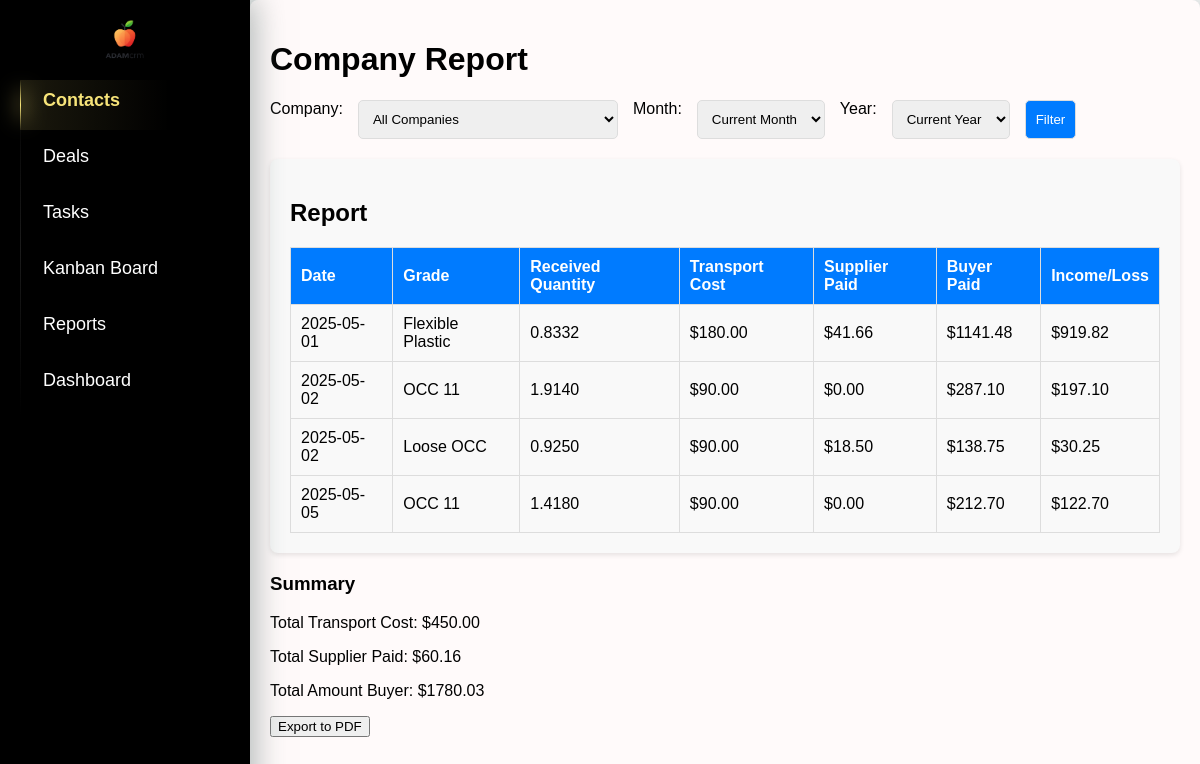
/reports/company/, run on an earlier commit of the app's database.
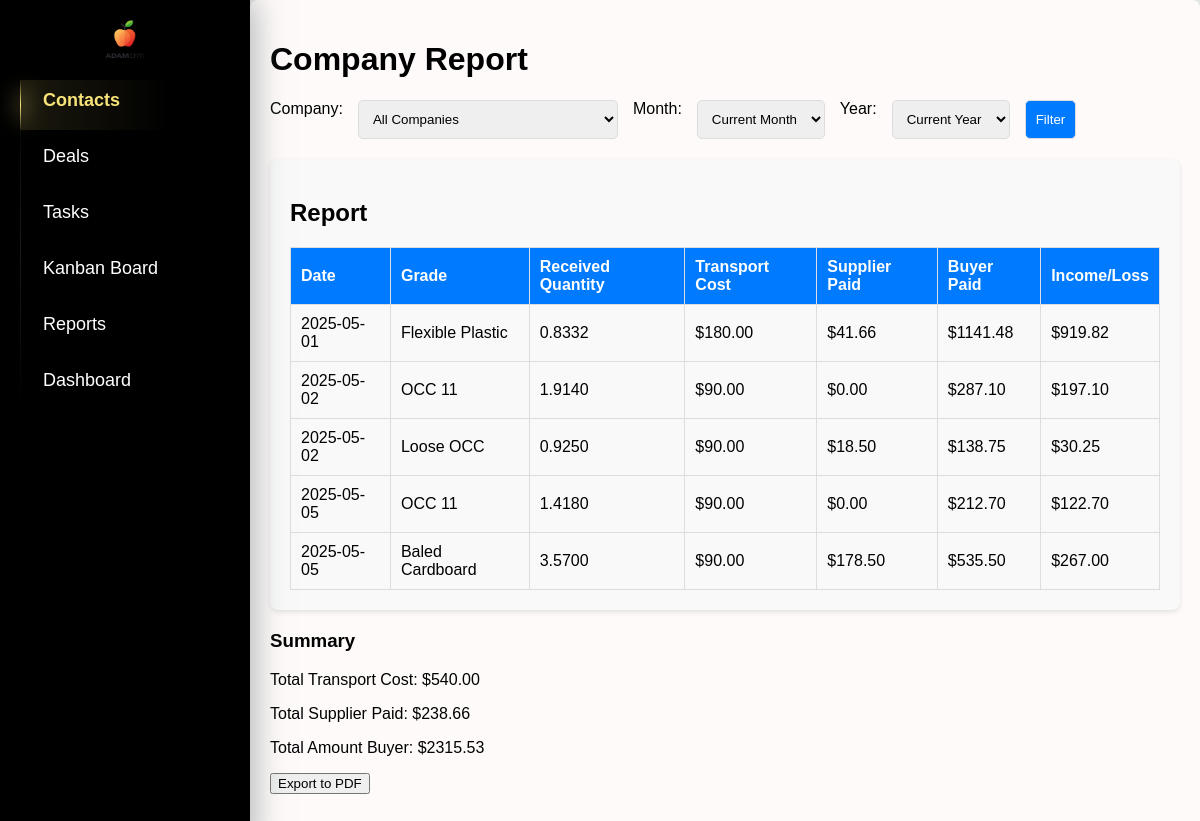
And on a later commit of the database.
### crm/models.py (models this page shows, shortened)
class Deals(models.Model):
    date = models.DateTimeField(default=timezone.now)  # Дата сделки
    supplier = models.ForeignKey(Company, on_delete=models.CASCADE, related_name='deals_as_supplier')
    buyer = models.ForeignKey(Company, on_delete=models.CASCADE, related_name='deals_as_buyer', null=True, blank=True)
    grade = models.CharField(max_length=255, choices=[(key, key) for key in settings.MATERIALS_LIST.keys()])
    shipped_quantity = models.DecimalField(max_digits=10, decimal_places=4, null=True, blank=True, default=0)  # Отправленный объем (тонны, паллеты и т.д.)
    shipped_pallets = models.PositiveIntegerField(default=0)  # Количество паллет (по умолчанию 0)
    scale_ticket = models.CharField(max_length=50, blank=True, null=True)  # Номер талона на весы (может быть пустым)
    received_quantity = models.DecimalField(max_digits=10, decimal_places=4, null=True, blank=True, default=0)  # Принятый объем (по умолчанию 0)
    received_pallets = models.IntegerField(default=0)  # Количество паллет, принятых (по умолчанию 0)
    supplier_price = models.DecimalField(max_digits=10, decimal_places=2, blank=True, null=True)  # Цена поставщика (может быть пустым)
    supplier_currency = models.CharField(max_length=10, default="CAD")  # Валюта поставщика (по умолчанию "CAD")
    supplier_total = models.DecimalField(max_digits=10, decimal_places=2, blank=True, null=True)  # Сумма поставщика (может быть пустым)
    buyer_price = models.DecimalField(max_digits=10, decimal_places=2)  # Цена покупателя
    buyer_currency = models.CharField(max_length=10, default="CAD")  # Валюта покупателя (по умолчанию "CAD")
    total_amount = models.DecimalField(max_digits=10, decimal_places=2,default=0)  # Итоговая сумма сделки
    invoice_number = models.CharField(max_length=50, blank=True, null=True)  # Номер счета (может быть пустым)
    paid_date = models.DateField(blank=True, null=True)  # Дата оплаты (может быть пустым)
    transport_cost = models.DecimalField(max_digits=10, decimal_places=2,default=0)  # Стоимость транспорта
    transport_company = models.ForeignKey(Company, on_delete=models.CASCADE, related_name='deals_as_hauler')  # Название транспортной компании (может быть пустым)
    total_income_loss = models.DecimalField(max_digits=10, decimal_places=2,default=0)  # Общий доход/убыток

### crm/views.py (the view)
# urls.py: path("reports/company/", views.company_report, name="company_report"),
def company_report(request):
    now = datetime.now()
    current_month = now.month
    current_year = now.year
    selected_company_id = request.GET.get('company', '')
    month = request.GET.get('month', '') or str(current_month).zfill(2)
    year = request.GET.get('year', '') or str(current_year)
    transport_companies = Company.objects.filter(contacts__company_type='hauler')
    deals = Deals.objects.all()
    if selected_company_id:
        deals = deals.filter(Q(supplier__id=int(selected_company_id)) |
                             Q(buyer__id=int(selected_company_id)) |
                             Q(transport_company__in=transport_companies)
        )
    if month and year:
        deals = deals.filter(date__month=int(month), date__year=int(year))
    elif month:  # Если указан только месяц
        deals = deals.filter(date__month=int(month))
    elif year:  # Если указан только год
        deals = deals.filter(date__year=int(year))
    total_transport_cost = deals.aggregate(Sum('transport_cost'))['transport_cost__sum'] or 0
    total_supplier_paid = deals.aggregate(Sum('supplier_total'))['supplier_total__sum'] or 0
    total_amount_buyer = deals.aggregate(Sum('total_amount'))['total_amount__sum'] or 0
    total_buyer_paid = deals.aggregate(Sum('total_income_loss'))[
                           'total_income_loss__sum'] or 0  # Итог для покупателя (например, прибыль или убыток)
    companies = Company.objects.all()
    years = Deals.objects.annotate(year=ExtractYear('date')).values_list('year', flat=True).distinct()
    months = range(1, 13)  # Месяцы с 1 по 12
    context = {
        'deals': deals,
        'total_transport_cost': total_transport_cost,
        'total_supplier_paid': total_supplier_paid,
        'total_amount_buyer': total_amount_buyer,
        'total_buyer_paid': total_buyer_paid,  # Передаем total_buyer_paid в шаблон
        'companies': companies,
        'selected_company_id': int(selected_company_id) if selected_company_id.isdigit() else None,
        'month': month,
        'year': year,
        'years': sorted(years),  # Сортируем список лет для удобства
        'months': months,  # Месяцы для выпадающего списка
    }
    return render(request, 'crm/company_report.html', context)

### crm/templatetags/custom_filters.py (called while the page is built)
@register.filter(name='get_month_name')
def get_month_name(value):
    try:
        return calendar.month_name[int(value)]
    except (ValueError, IndexError):
        return value

### crm/templates/crm/company_report.html (shortened to what this page needs)
{% extends 'crm/index.html' %}
{% load static %}
{% load custom_filters %}
{% block content %}
    <h1>Company Report</h1>
    <form method="get" action="{% url 'company_report' %}" class="filter-form">
        <label for="company">Company:</label>
        <select name="company" id="company">
            <option value="">All Companies</option>
        </select>
        <label for="month">Month:</label>
        <select name="month" id="month">
            <option value="" {% if not month %}selected{% endif %}>Current Month</option>
        </select>
        <label for="year">Year:</label>
        <select name="year" id="year">
            <option value="" {% if not year %}selected{% endif %}>Current Year</option>
        </select>
        <button type="submit">
            Filter
        </button>
    </form>
    <div class="block">
        <h2>Report</h2>
        <table>
            <thead>
                <tr>
                    <th>Date</th>
                    <th>Grade</th>
                    <th>Received Quantity</th>
                    <th>Transport Cost</th>
                    <th>Supplier Paid</th>
                    <th>Buyer Paid</th>
                    <th>Income/Loss</th>
                </tr>
            </thead>
            <tbody>
                {% if deals %}
                    {% for deal in deals %}
                        <tr>
                            <td>{{ deal.date|date:"Y-m-d" }}</td>
                            <td>{{ deal.grade }}</td>
                            <td>{{ deal.received_quantity }}</td>
                            <td>${{ deal.transport_cost|floatformat:2 }}</td>
                            <td>${{ deal.supplier_total|floatformat:2 }}</td>
                            <td>${{ deal.total_amount|floatformat:2 }}</td>
                            <td>${{ deal.total_income_loss|floatformat:2 }}</td>
                        </tr>
                    {% endfor %}
                {% else %}
                    <tr>
                        <td colspan="6" style="text-align: center;">No data available for the selected filters.</td>
                    </tr>
                {% endif %}
            </tbody>
        </table>
    </div>
    <div>
        <h3>Summary</h3>
        <p>Total Transport Cost: ${{ total_transport_cost|floatformat:2 }}</p>
        <p>Total Supplier Paid: ${{ total_supplier_paid|floatformat:2 }}</p>
        <p>Total Amount Buyer: ${{ total_amount_buyer|floatformat:2 }}</p>
    </div>
    <form action="{% url 'export_company_report_pdf' %}" method="get">
        <button type="submit">Export to PDF</button>
    </form>
    <link rel="stylesheet" href="{% static 'crm/company_reports.css' %}">
{% endblock %}

What changed in the data, as far as the page shows it:
added Deals: date "2025-05-05", grade "Baled Cardboard", received_quantity "3.5700", transport_cost "90.00", supplier_total "178.50", total_amount "535.50", total_income_loss "267.00"
Also different on the page:
{{ total_transport_cost|floatformat:2 }}: "450.00" → "540.00"
{{ total_supplier_paid|floatformat:2 }}: "60.16" → "238.66"
{{ total_amount_buyer|floatformat:2 }}: "1780.03" → "2315.53"
